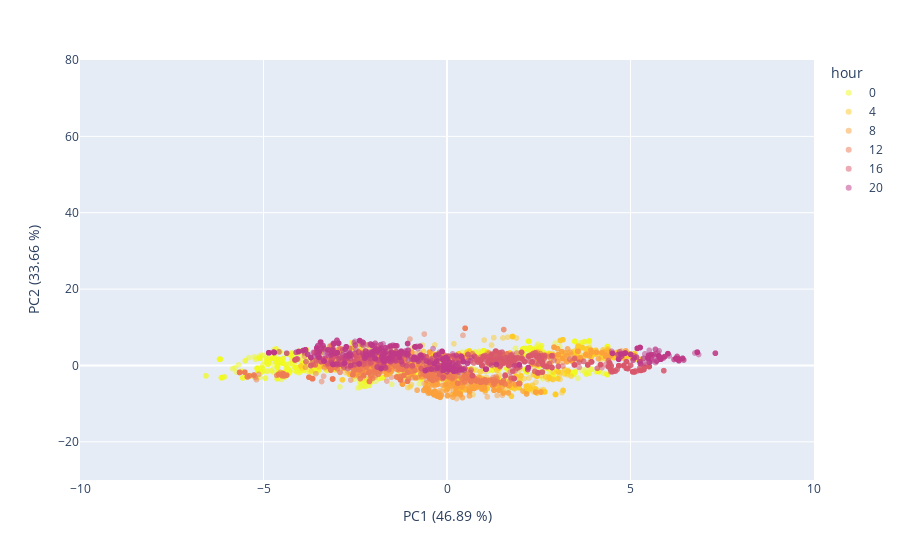
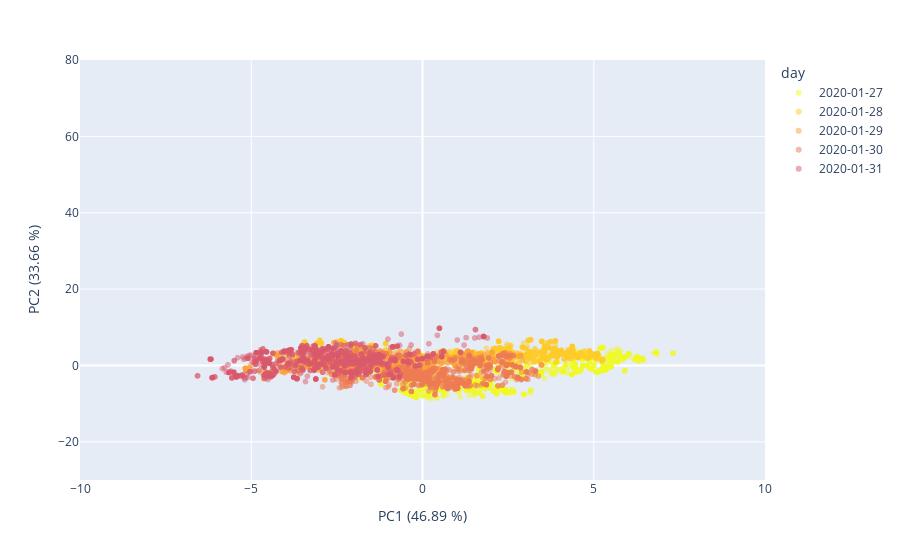

Notebook code for these charts, in order:
### Markdown cell above
### No occupant data - before enviromental correction

### Code cell
transformed_data_without_first_component = visual_data.copy()

# removing first component of PCA by setting it to zero
transformed_data_without_first_component[:,0] = 0

# reprojecting data in original space without first component
inv_transf = pca.inverse_transform(transformed_data_without_first_component)

# building new PCA on data without first component
pca_after_corr = PCA(n_components=2)
visual_data = pca_after_corr.fit_transform(inv_transf)
var_new_proj = pca_after_corr.explained_variance_ratio_

visual_data_day_df = pd.DataFrame({'PC1':visual_data[:,1], 'PC2':visual_data[:,0], 'day':pd.to_datetime(no_occupants_df['timestamp'][visual_days]).dt.date})
visual_data_hours_df = pd.DataFrame({'PC1':visual_data[:,1], 'PC2':visual_data[:,0], 'hour':pd.to_datetime(no_occupants_df['timestamp'][visual_days]).dt.hour.astype('str')})

## Plot no occupant data after environmental correction by hour
fig = px.scatter(visual_data_hours_df, x='PC1', y='PC2', color='hour', opacity=0.5, color_discrete_sequence= px.colors.sequential.Plasma_r)
fig.update_traces(marker=dict(colorscale='Viridis'), selector=dict(type='scatter'))
fig.update_layout(
    xaxis_title="PC1 ({:.2f} %)".format(var_new_proj[0]*100),
    yaxis_title="PC2 ({:.2f} %)".format(var_new_proj[1]*100),
    xaxis_range=[-10, 10],
    yaxis_range=[-30, 80]  
)
fig.show()

## Plot no occupant data after environmental correction by day
fig = px.scatter(visual_data_day_df, x='PC1', y='PC2', color='day', opacity=0.5, color_discrete_sequence= px.colors.sequential.Plasma_r)
fig.update_traces(marker=dict(colorscale='Viridis'), selector=dict(type='scatter'))
fig.update_layout(
    xaxis_title="PC1 ({:.2f} %)".format(var_new_proj[0]*100),
    yaxis_title="PC2 ({:.2f} %)".format(var_new_proj[1]*100),
    xaxis_range=[-10, 10],
    yaxis_range=[-30, 80]   
)
fig.show()

### Figure 1 — Plotly figure (JSON) as saved in the notebook; plotly's stock layout.template omitted (floating-point values rounded to 4 significant figures; data arrays with more than 128 entries replaced by an {"elided": "..."} marker saying what was removed)
{"data": [{"hovertemplate": "hour=0<br>PC1=%{x}<br>PC2=%{y}<extra></extra>", "legendgroup": "0", "marker": {"color": "#f0f921", "opacity": 0.5, "symbol": "circle"}, "mode": "markers", "name": "0", "showlegend": true, "type": "scattergl", "x": {"elided": "900 float values"}, "xaxis": "x", "y": {"elided": "900 float values"}, "yaxis": "y"}, {"hovertemplate": "hour=4<br>PC1=%{x}<br>PC2=%{y}<extra></extra>", "legendgroup": "4", "marker": {"color": "#fdca26", "opacity": 0.5, "symbol": "circle"}, "mode": "markers", "name": "4", "showlegend": true, "type": "scattergl", "x": {"elided": "900 float values"}, "xaxis": "x", "y": {"elided": "900 float values"}, "yaxis": "y"}, {"hovertemplate": "hour=8<br>PC1=%{x}<br>PC2=%{y}<extra></extra>", "legendgroup": "8", "marker": {"color": "#fb9f3a", "opacity": 0.5, "symbol": "circle"}, "mode": "markers", "name": "8", "showlegend": true, "type": "scattergl", "x": {"elided": "900 float values"}, "xaxis": "x", "y": {"elided": "900 float values"}, "yaxis": "y"}, {"hovertemplate": "hour=12<br>PC1=%{x}<br>PC2=%{y}<extra></extra>", "legendgroup": "12", "marker": {"color": "#ed7953", "opacity": 0.5, "symbol": "circle"}, "mode": "markers", "name": "12", "showlegend": true, "type": "scattergl", "x": {"elided": "900 float values"}, "xaxis": "x", "y": {"elided": "900 float values"}, "yaxis": "y"}, {"hovertemplate": "hour=16<br>PC1=%{x}<br>PC2=%{y}<extra></extra>", "legendgroup": "16", "marker": {"color": "#d8576b", "opacity": 0.5, "symbol": "circle"}, "mode": "markers", "name": "16", "showlegend": true, "type": "scattergl", "x": {"elided": "900 float values"}, "xaxis": "x", "y": {"elided": "900 float values"}, "yaxis": "y"}, {"hovertemplate": "hour=20<br>PC1=%{x}<br>PC2=%{y}<extra></extra>", "legendgroup": "20", "marker": {"color": "#bd3786", "opacity": 0.5, "symbol": "circle"}, "mode": "markers", "name": "20", "showlegend": true, "type": "scattergl", "x": {"elided": "900 float values"}, "xaxis": "x", "y": {"elided": "900 float values"}, "yaxis": "y"}], "layout": {"autosize": true, "legend": {"title": {"text": "hour"}, "tracegroupgap": 0}, "margin": {"t": 60}, "xaxis": {"anchor": "y", "domain": [0, 1], "range": [-10, 10], "title": {"text": "PC1 (46.89 %)"}, "type": "linear"}, "yaxis": {"anchor": "x", "domain": [0, 1], "range": [-30, 80], "title": {"text": "PC2 (33.66 %)"}, "type": "linear"}}}

### Figure 2 — Plotly figure (JSON) as saved in the notebook; plotly's stock layout.template omitted (floating-point values rounded to 4 significant figures; data arrays with more than 128 entries replaced by an {"elided": "..."} marker saying what was removed)
{"data": [{"hovertemplate": "day=2020-01-27<br>PC1=%{x}<br>PC2=%{y}<extra></extra>", "legendgroup": "2020-01-27", "marker": {"color": "#f0f921", "opacity": 0.5, "symbol": "circle"}, "mode": "markers", "name": "2020-01-27", "showlegend": true, "type": "scattergl", "x": {"elided": "1080 float values"}, "xaxis": "x", "y": {"elided": "1080 float values"}, "yaxis": "y"}, {"hovertemplate": "day=2020-01-28<br>PC1=%{x}<br>PC2=%{y}<extra></extra>", "legendgroup": "2020-01-28", "marker": {"color": "#fdca26", "opacity": 0.5, "symbol": "circle"}, "mode": "markers", "name": "2020-01-28", "showlegend": true, "type": "scattergl", "x": {"elided": "1080 float values"}, "xaxis": "x", "y": {"elided": "1080 float values"}, "yaxis": "y"}, {"hovertemplate": "day=2020-01-29<br>PC1=%{x}<br>PC2=%{y}<extra></extra>", "legendgroup": "2020-01-29", "marker": {"color": "#fb9f3a", "opacity": 0.5, "symbol": "circle"}, "mode": "markers", "name": "2020-01-29", "showlegend": true, "type": "scattergl", "x": {"elided": "1080 float values"}, "xaxis": "x", "y": {"elided": "1080 float values"}, "yaxis": "y"}, {"hovertemplate": "day=2020-01-30<br>PC1=%{x}<br>PC2=%{y}<extra></extra>", "legendgroup": "2020-01-30", "marker": {"color": "#ed7953", "opacity": 0.5, "symbol": "circle"}, "mode": "markers", "name": "2020-01-30", "showlegend": true, "type": "scattergl", "x": {"elided": "1080 float values"}, "xaxis": "x", "y": {"elided": "1080 float values"}, "yaxis": "y"}, {"hovertemplate": "day=2020-01-31<br>PC1=%{x}<br>PC2=%{y}<extra></extra>", "legendgroup": "2020-01-31", "marker": {"color": "#d8576b", "opacity": 0.5, "symbol": "circle"}, "mode": "markers", "name": "2020-01-31", "showlegend": true, "type": "scattergl", "x": {"elided": "1080 float values"}, "xaxis": "x", "y": {"elided": "1080 float values"}, "yaxis": "y"}], "layout": {"autosize": true, "legend": {"title": {"text": "day"}, "tracegroupgap": 0}, "margin": {"t": 60}, "xaxis": {"anchor": "y", "domain": [0, 1], "range": [-10, 10], "title": {"text": "PC1 (46.89 %)"}, "type": "linear"}, "yaxis": {"anchor": "x", "domain": [0, 1], "range": [-30, 80], "title": {"text": "PC2 (33.66 %)"}, "type": "linear"}}}
